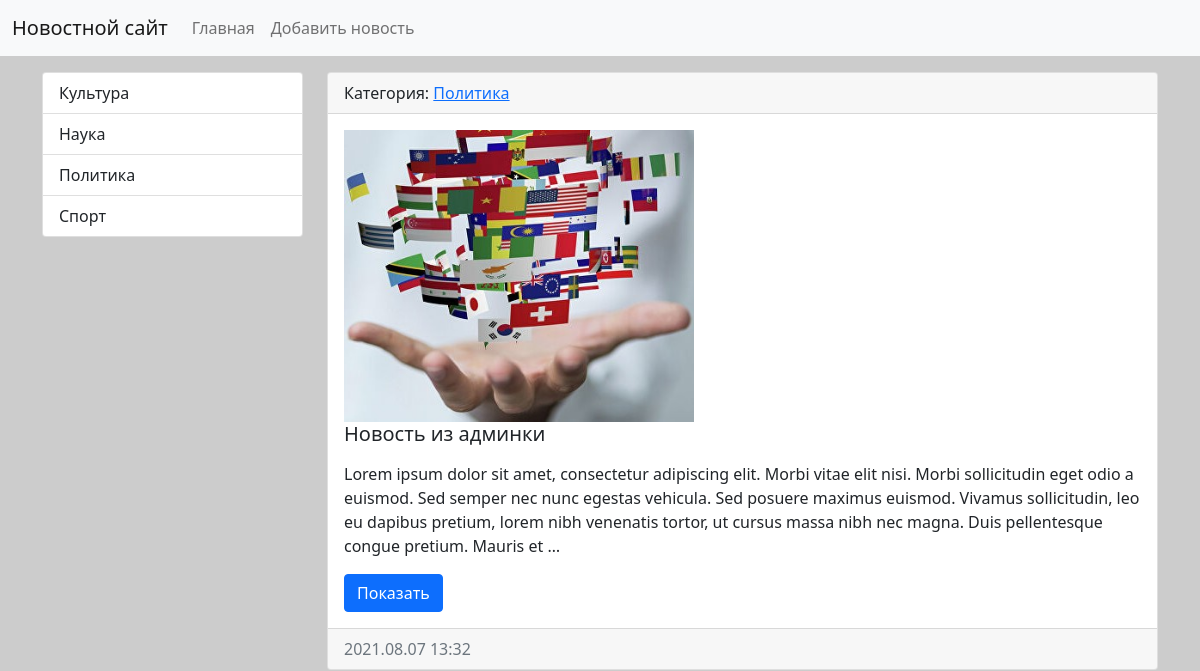
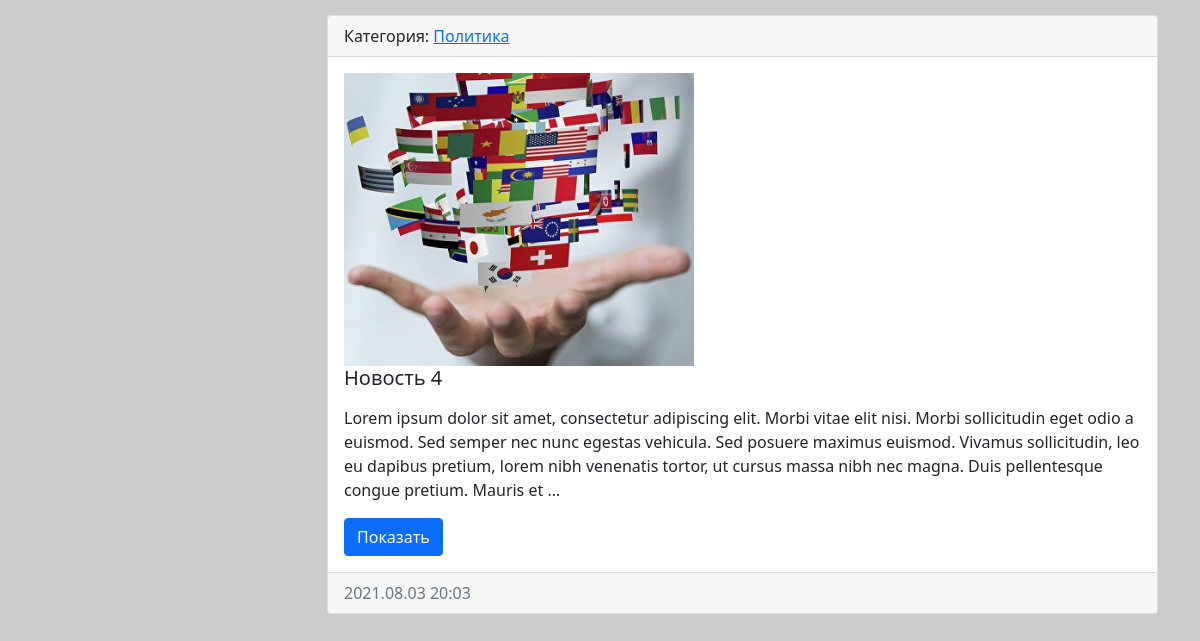
Page /category/3/ on the earlier database version (2 pictures, top to bottom).
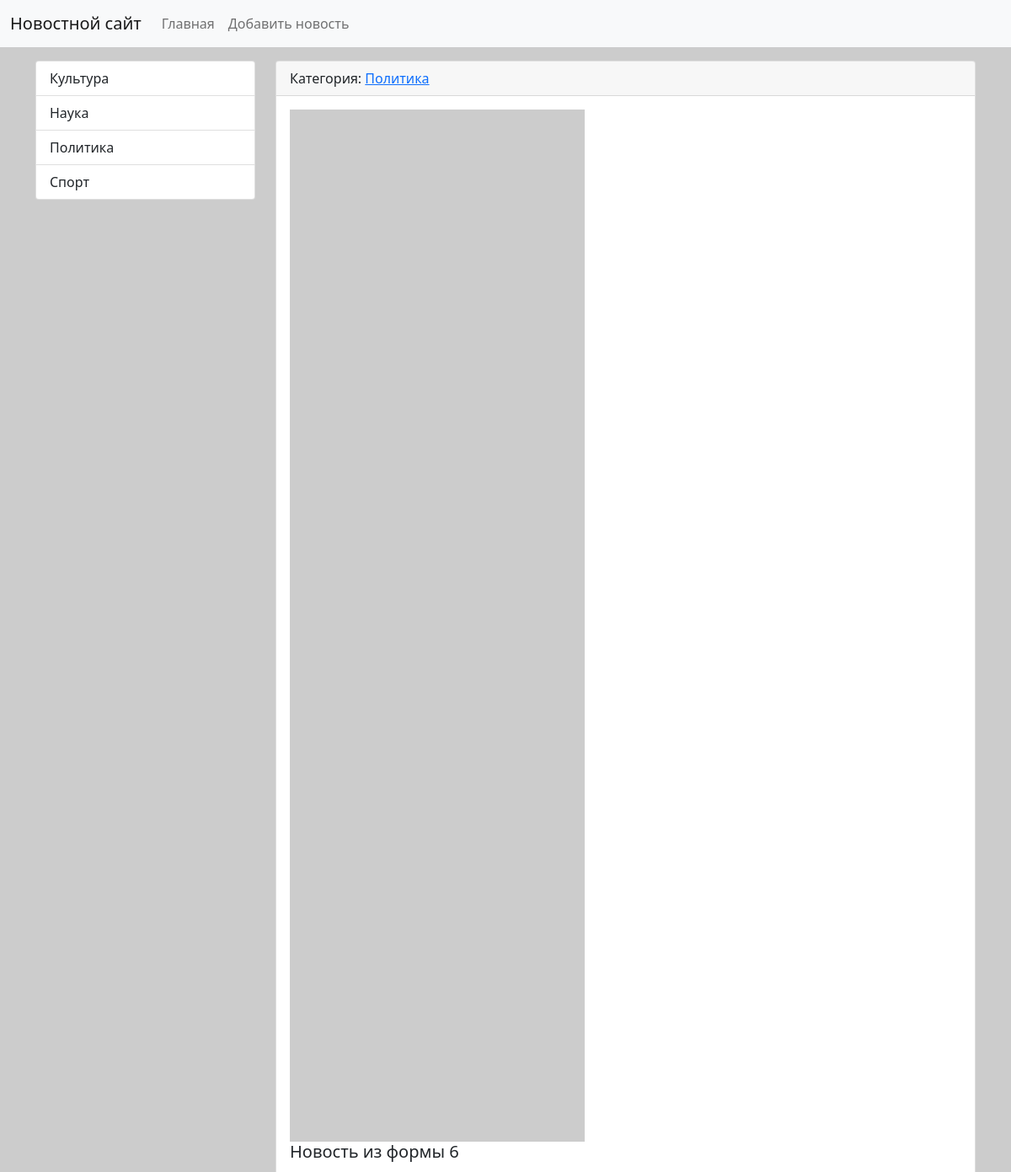
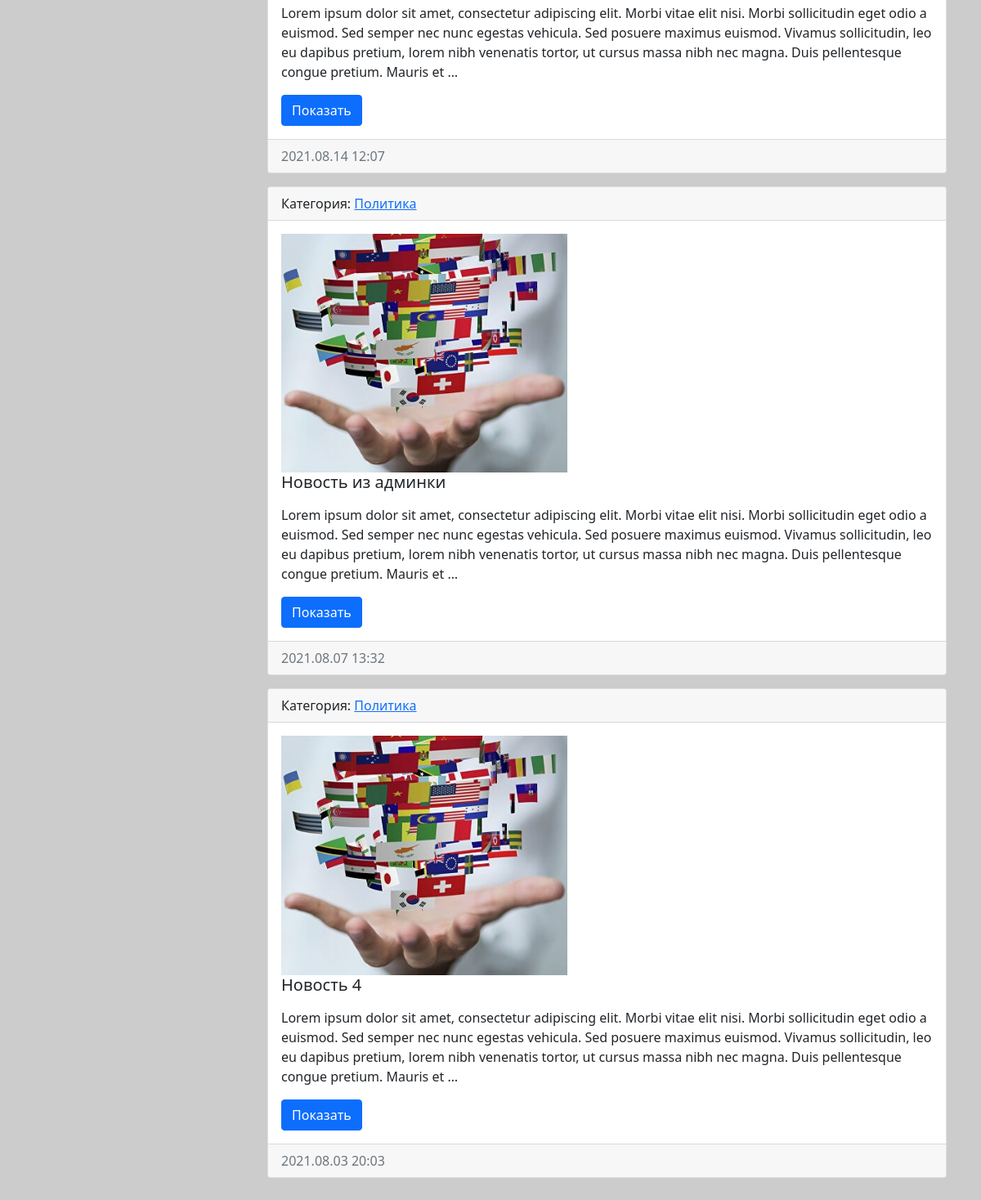
Same page on the later database version (2 pictures, top to bottom).
### news/models.py (models this page shows, shortened)
class Category(models.Model):
    title = models.CharField(
        max_length=150,
        db_index=True,
        verbose_name='Наименование категории'
    )
    def get_absolute_url(self):
        return reverse('category', kwargs={'category_id': self.pk})
    def __str__(self):
        return self.title
    class Meta:
        verbose_name = 'Категория'
        verbose_name_plural = 'Категории'
        ordering = ['title']

class News(models.Model):
    title = models.CharField(
        max_length=150,
        verbose_name='Наименование'
    )
    content = models.TextField(
        blank=True,
        verbose_name='Контент'
    )
    created_at = models.DateTimeField(
        auto_now_add=True,
        verbose_name='Дата публикации'
    )
    updated_at = models.DateTimeField(
        auto_now=True,
        verbose_name='Дата обновления'
    )
    photo = models.ImageField(
        upload_to='photos/%Y/%m/%d/',
        verbose_name='Фото',
        blank=True
    )
    is_published = models.BooleanField(
        default=True,
        verbose_name='Опубликовано'
    )
    category = models.ForeignKey(
        to='Category',
        on_delete=models.PROTECT,
        verbose_name='Категория'
    )
    def get_absolute_url(self):
        return reverse('view_news', kwargs={'news_id': self.pk})
    class Meta:
        verbose_name = 'Новость'
        verbose_name_plural = 'Новости'
        ordering = ['-created_at']

### news/views.py (the view)
# urls.py: path('category/<int:category_id>/', NewsByCategory.as_view(), name='category'),
class NewsByCategory(ListView):
    model = Category
    template_name = 'news/index.html'
    context_object_name = 'news'
    allow_empty = False
    def get_context_data(self, *, object_list=None, **kwargs):
        context = super(NewsByCategory, self).get_context_data(**kwargs)
        context['title'] = Category.objects.get(pk=self.kwargs['category_id'])
        return context
    def get_queryset(self):
        return News.objects.filter(category_id=self.kwargs['category_id'], is_published=True)

### news/templatetags/news_tags.py (called while the page is built)
@register.inclusion_tag('news/list_categories.html')
def show_categories():
    categories = Category.objects.all()
    return {'categories': categories}

### news/templates/news/index.html (shortened to what this page needs)
{% extends 'base.html' %}
{% block sidebar %}
{% include 'inc/_sidebar.html' %}
{% endblock %}
{% block content %}
{% for item_news in news %}
<div class="card mb-3">
    <div class="card-header">
        Категория: <a href="{{ item_news.category.get_absolute_url }}">{{ item_news.category }}</a>
    </div>
    <div class="card-body">
        {% if item_news.photo %}
        <img src="{{ item_news.photo.url }}" alt="" width="350" class="float-left mr-3">
        {% else %}
        <img src="https://picsum.photos/id/100/350/300/?blur=2" alt="" width="350" class="float-left mr-3">
        {% endif %}
        <h5 class="card-title">{{ item_news.title }}</h5>
        <p class="card-text">{{ item_news.content|linebreaks|truncatewords:50 }}</p>
        <a href="{{ item_news.get_absolute_url }}" class="btn btn-primary">Показать</a>
    </div>
    <div class="card-footer text-muted">
        {{ item_news.created_at|date:'Y.m.d H:i' }}
    </div>
</div>
{% endfor %}
{% endblock %}

### templates/base.html (shortened to what this page needs)
<!doctype html>
{% load static %}
<html lang="en">
<head>
    <link rel="stylesheet" href="{% static 'bootstrap/css/bootstrap.min.css' %}">
    <link rel="stylesheet" href="{% static 'css/style.css' %}">
</head>
<body>
{% include 'inc/_nav.html' %}
<div class="container mt-3">
    <div class="row">
        <div class="col-md-3">
            {% block sidebar %}SIDEBAR{% endblock %}
        </div>
        <div class="col-md-9">
            {% block content %}CONTENT{% endblock %}
        </div>
    </div>
</div>
</body>
</html>

### templates/inc/_nav.html (shortened to what this page needs)
<nav class="navbar navbar-expand-lg navbar-light bg-light">
    <div class="container-fluid">
        <a class="navbar-brand" href="{% url 'home' %}">Новостной сайт</a>
        <div class="collapse navbar-collapse" id="navbarSupportedContent">
            <ul class="navbar-nav me-auto mb-2 mb-lg-0">
                <li class="nav-item"><a class="nav-link" href="{% url 'home' %}">Главная</a></li>
                <li class="nav-item"><a class="nav-link" href="{% url 'add_news' %}">Добавить новость</a></li>
            </ul>
        </div>
    </div>
</nav>

### templates/inc/_sidebar.html (shortened to what this page needs)
{% load news_tags %}
{% show_categories %}

### news/templates/news/list_categories.html
<div class="list-group">
    {% for item_category in categories %}
    <a href="{{ item_category.get_absolute_url }}" class="list-group-item list-group-item-action">
        {{ item_category.title }}
    </a>
    {% endfor %}
</div>

### mysite/static/css/style.css (style rules this page uses)
body { background-color: #ccc; }

Differences in the rows shown:
added News: category "Политика", title "Новость из формы 6", content "Lorem ipsum dolor sit amet, consectetur adipiscing elit. Morbi vitae elit nisi. Morbi sollicitudin eget odio a euismod. Sed semper nec nunc egestas vehicula. Sed posuere maximus euismod. Vivamus sollicitudin, leo eu dapibus pretium, lorem nibh venenatis tortor, ut cursus massa nibh nec magna. Duis pellentesque congue pretium. Mauris et …", created_at "2021.08.14 12:07"
